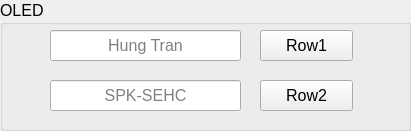
   <widget class="QGroupBox" name="groupBox_2">
    <property name="geometry">
     <rect>
      <x>570</x>
      <y>140</y>
      <width>411</width>
      <height>131</height>
     </rect>
    </property>
    <property name="font">
     <font>
      <pointsize>12</pointsize>
     </font>
    </property>
    <property name="title">
     <string>OLED</string>
    </property>
    <widget class="QLineEdit" name="editOled1">
     <property name="geometry">
      <rect>
       <x>50</x>
       <y>30</y>
       <width>191</width>
       <height>31</height>
      </rect>
     </property>
     <property name="font">
      <font>
       <pointsize>12</pointsize>
      </font>
     </property>
     <property name="text">
      <string/>
     </property>
     <property name="alignment">
      <set>Qt::AlignCenter</set>
     </property>
     <property name="placeholderText">
      <string>Hung Tran</string>
     </property>
    </widget>
    <widget class="QLineEdit" name="editOled2">
     <property name="geometry">
      <rect>
       <x>50</x>
       <y>80</y>
       <width>191</width>
       <height>31</height>
      </rect>
     </property>
     <property name="font">
      <font>
       <pointsize>12</pointsize>
      </font>
     </property>
     <property name="text">
      <string/>
     </property>
     <property name="alignment">
      <set>Qt::AlignCenter</set>
     </property>
     <property name="placeholderText">
      <string>SPK-SEHC</string>
     </property>
    </widget>
    <widget class="QPushButton" name="btnOled1">
     <property name="geometry">
      <rect>
       <x>260</x>
       <y>30</y>
       <width>93</width>
       <height>31</height>
      </rect>
     </property>
     <property name="font">
      <font>
       <pointsize>12</pointsize>
      </font>
     </property>
     <property name="text">
      <string>Row1</string>
     </property>
    </widget>
    <widget class="QPushButton" name="btnOled2">
     <property name="geometry">
      <rect>
       <x>260</x>
       <y>80</y>
       <width>93</width>
       <height>31</height>
      </rect>
     </property>
     <property name="font">
      <font>
       <pointsize>12</pointsize>
      </font>
     </property>
     <property name="text">
      <string>Row2</string>
     </property>
    </widget>
   </widget>
